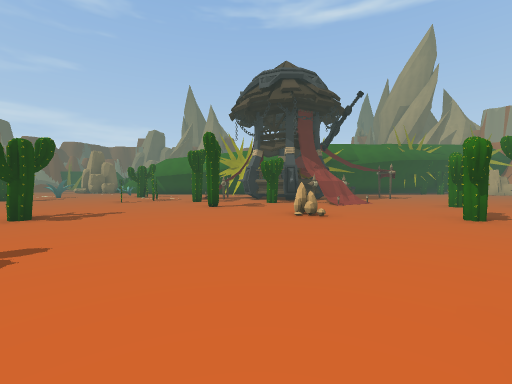
View 1 (above)

24 first-person views from a walk through a Unity game level. The camera is 1.5 m above the floor, tilts 2° down and sees 90° across. The floor is counted in squares, 2 m on a side. Each view is taken from the middle of a square. On the plan, view 1 faces up. The plan holds only what a view shows up to about 9 squares ahead; the rest is blank. The place goes on beyond the plan. The player is left out.

View 2
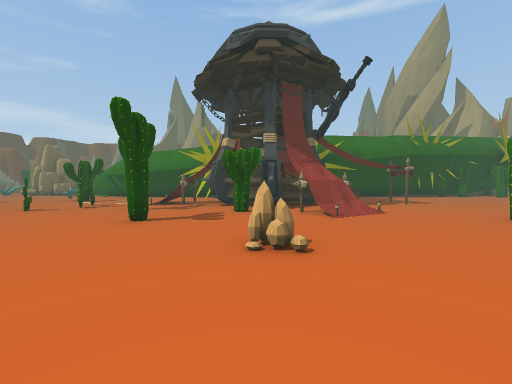

View 3
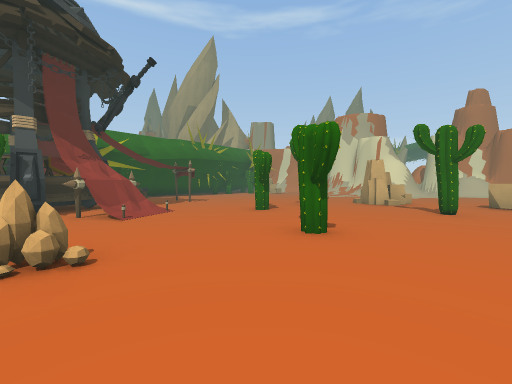

View 4
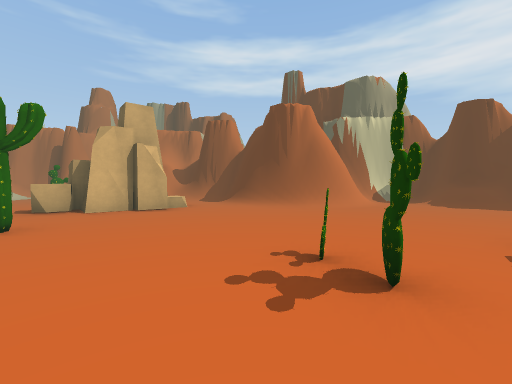

View 5
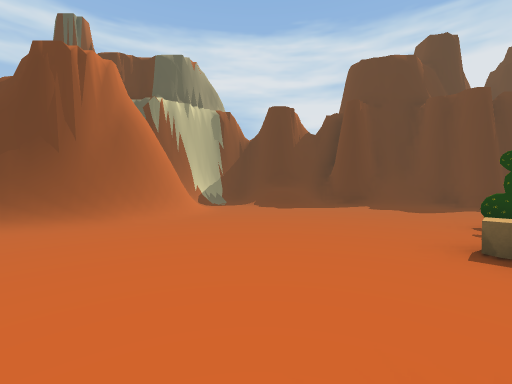

View 6
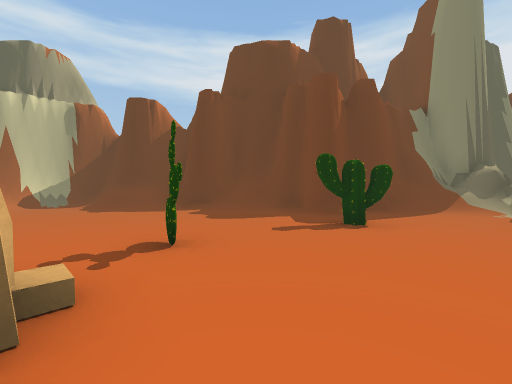

View 7
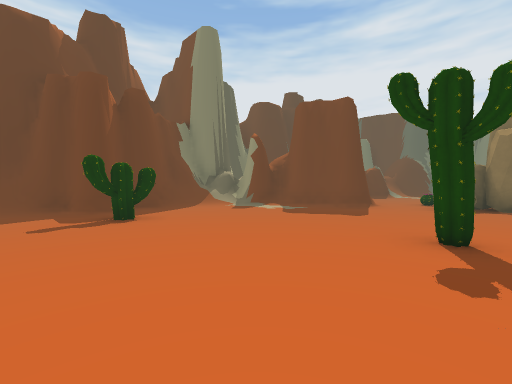

View 8
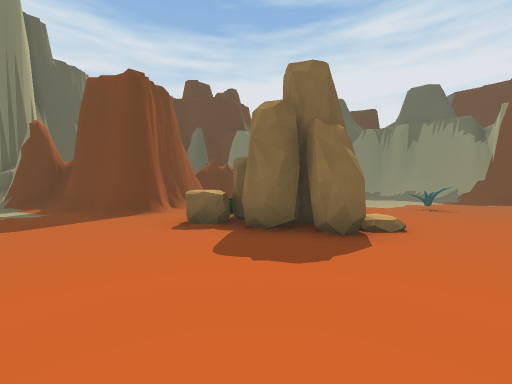

View 9
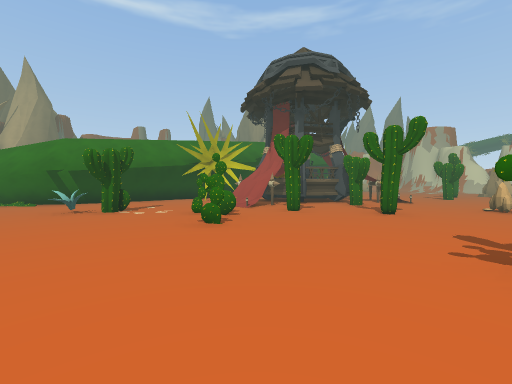

View 10
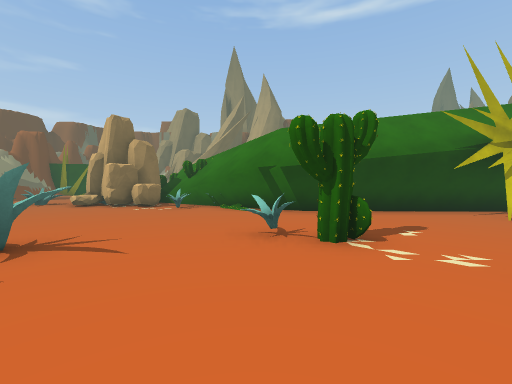

View 11
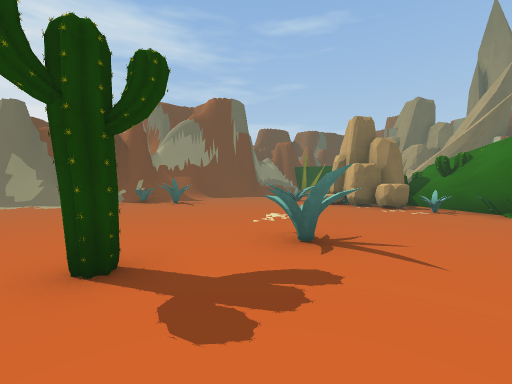

View 12
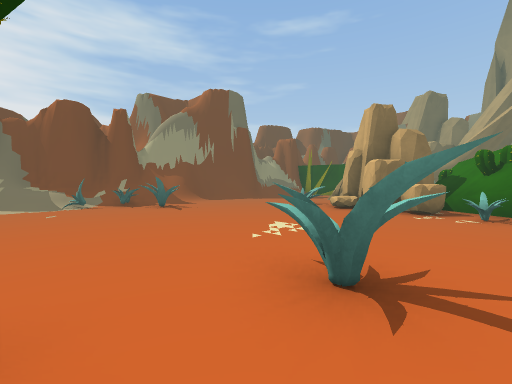

View 13
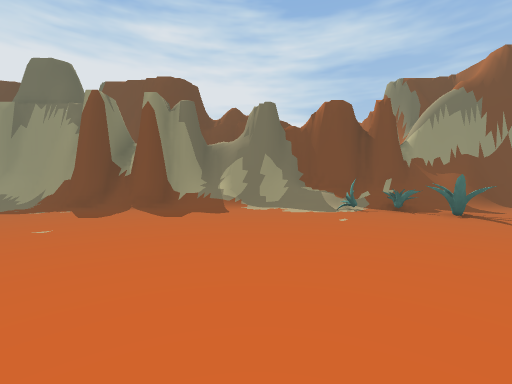

View 14
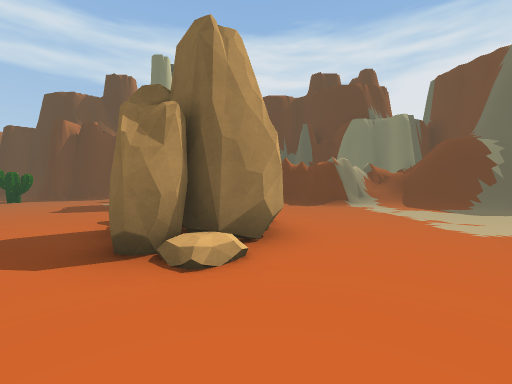

View 15
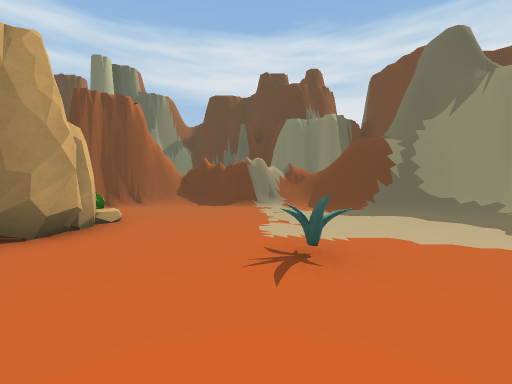

View 16
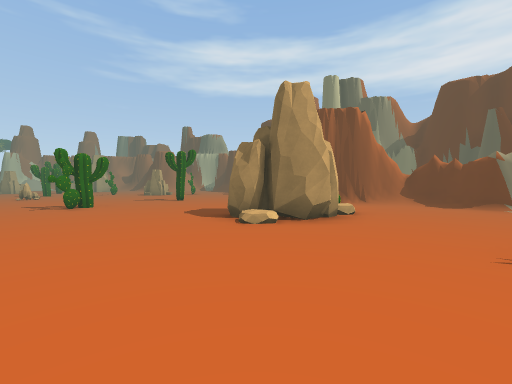

View 17
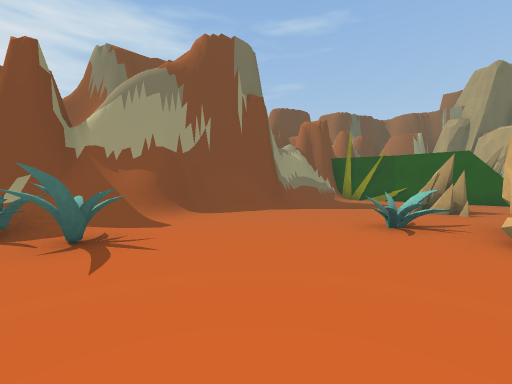

View 18
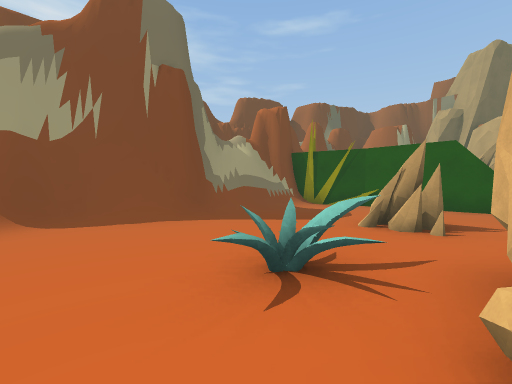

View 19
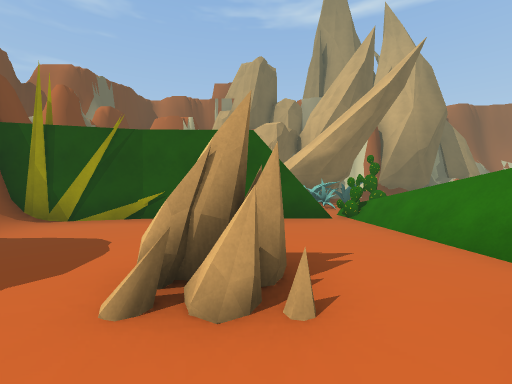

View 20
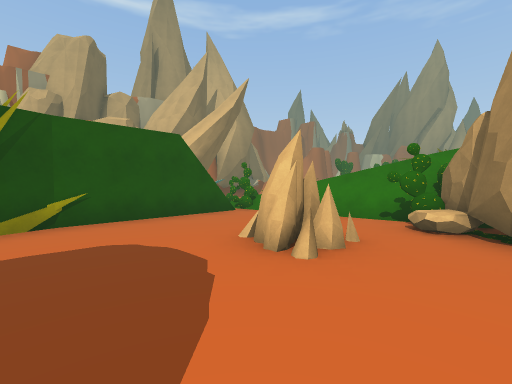

View 21
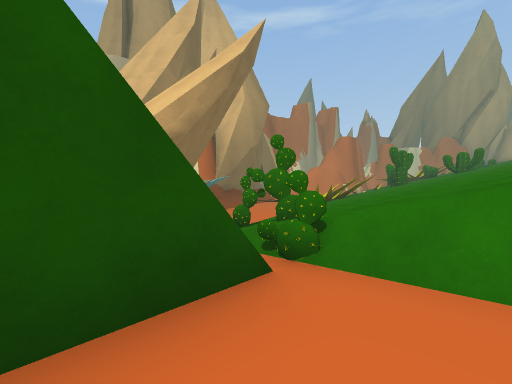

View 22
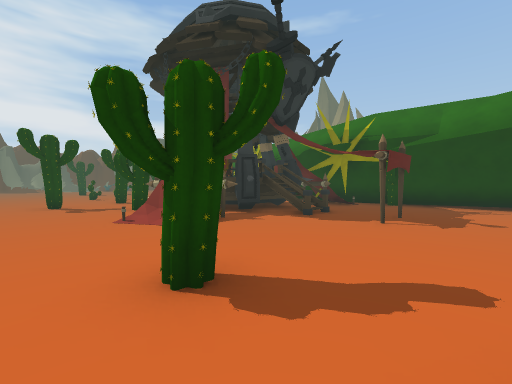

View 23
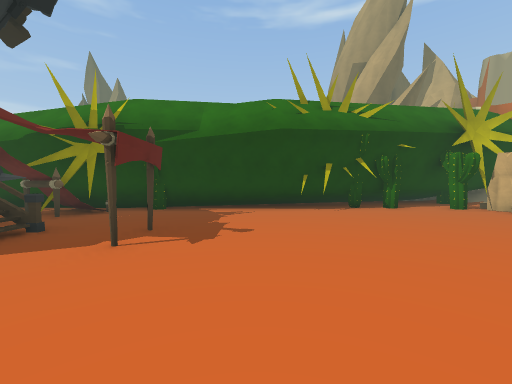

View 24
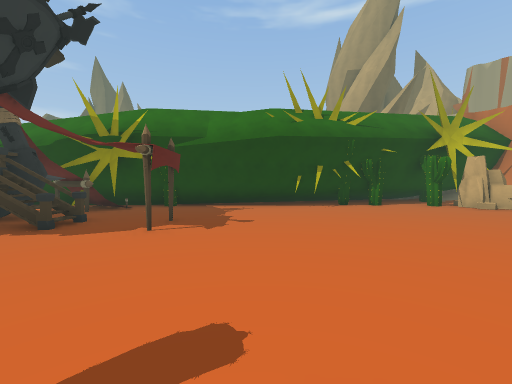

### Floor plan
Key: @ floor where view 1 was taken; # wall or solid block; . main floor; : floor 0.5 m higher than the main floor; / step, stairs or slope; = window, fence, low wall or low ledge; ^ raised ledge; O other object.
Columns run from 20 left of view 1 to 14 right of it. Each row starts with its distance up from view 1.
 28        OO ^^ ^^^
 27         OO^^^^^^
 26   #####^OO^^^^^^^
 25  ##......^^^^^^^
 24  #/......^^^^
 23  #/......#
 22  #/...O..#
 21  #/.....OO
 20  #/....OO ##
 19 ##/..OOOOOO#
 18 #/....OO.O.O #                  ###
 17 ##/..........##### #### #######OO##
 16 #//.................  ###O...##...O
 15 #/.O...............#  ###.........O
 14 #/OO.........OO...     #...........
 13 #/O.......O.......O    ##.O.......
 12 #/........O.......OO#  ##.O......
 11 #/........O.....O...####........
 10 #/.............O..O..OOOO......
  9 #/.......   .........../......
  8 ##......    .......O......O..O
  7  #............................ O
  6  #.............O.....O........OO
  5  #.............O.........O......
  4  #...O.......................O.....
  3 ##...O...OO....  ..............^^..
  2 #/.......OOO....O.......O......##
  1 #/......./OO..................##
  0 #/........O.........@OO........#
 -1 ##//..................O........
 -2  ###///...###........O.......//
 -3    ^=########/..............###
 -4             #:/...O........##
 -5             ##//...........#
 -6              #=/####//../../
 -7              ####  ####////#
 -8                       ##^###

Where each view was taken, in squares from view 1:
view 1: 0 up, 0 right, facing up
view 2: 3 up, 1 right, facing up
view 3: 3 up, 1 right, facing up-right
view 4: 4 up, 3 right, facing down-right
view 5: 2 up, 5 right, facing down
view 6: 1 up, 0 right, facing down
view 7: 2 up, 0 right, facing down-left
view 8: 5 up, 6 left, facing down-left
view 9: 6 up, 8 left, facing up-right
view 10: 10 up, 7 left, facing up
view 11: 10 up, 8 left, facing up-left
view 12: 11 up, 9 left, facing up-left
view 13: 10 up, 11 left, facing left
view 14: 6 up, 11 left, facing down
view 15: 6 up, 14 left, facing down
view 16: 7 up, 14 left, facing down-right
view 17: 14 up, 13 left, facing up-left
view 18: 17 up, 13 left, facing up-left
view 19: 20 up, 14 left, facing up
view 20: 20 up, 17 left, facing up-right
view 21: 24 up, 14 left, facing up-right
view 22: 7 up, 8 right, facing up-left
view 23: 9 up, 8 right, facing up
view 24: 8 up, 8 right, facing up
